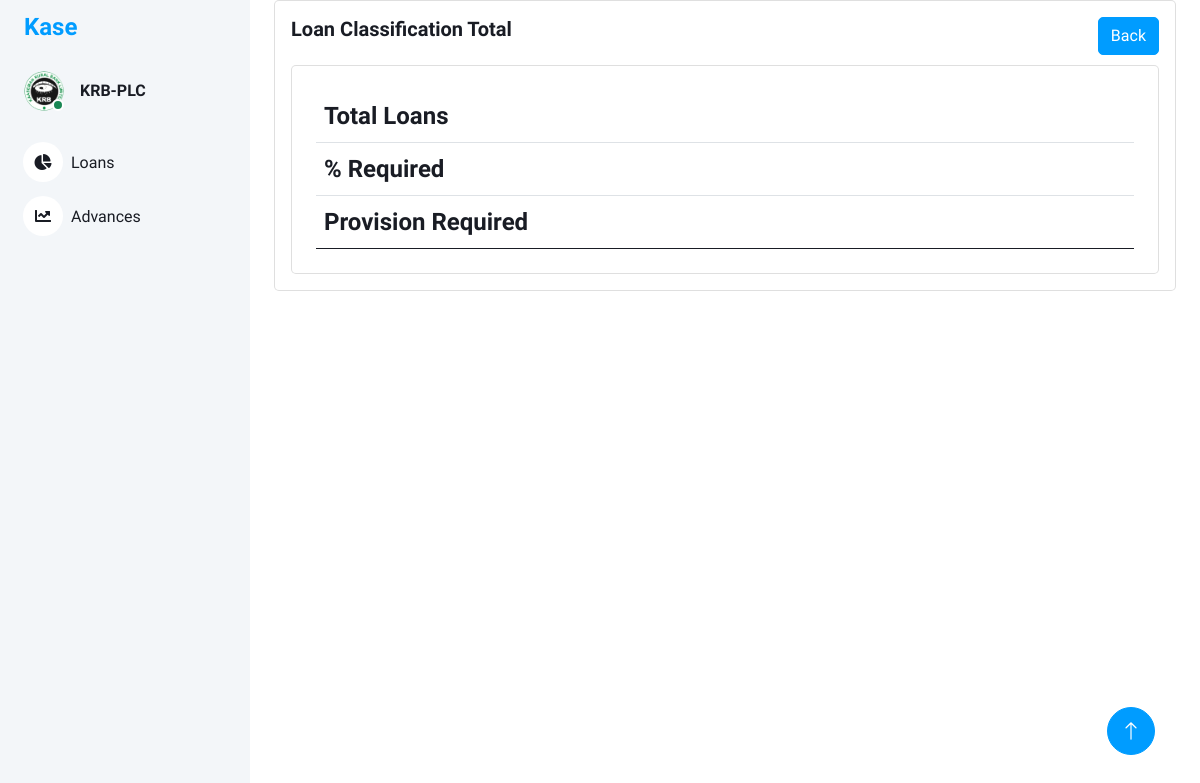
/loan_classification_total/6, run on an earlier commit of the app's database.
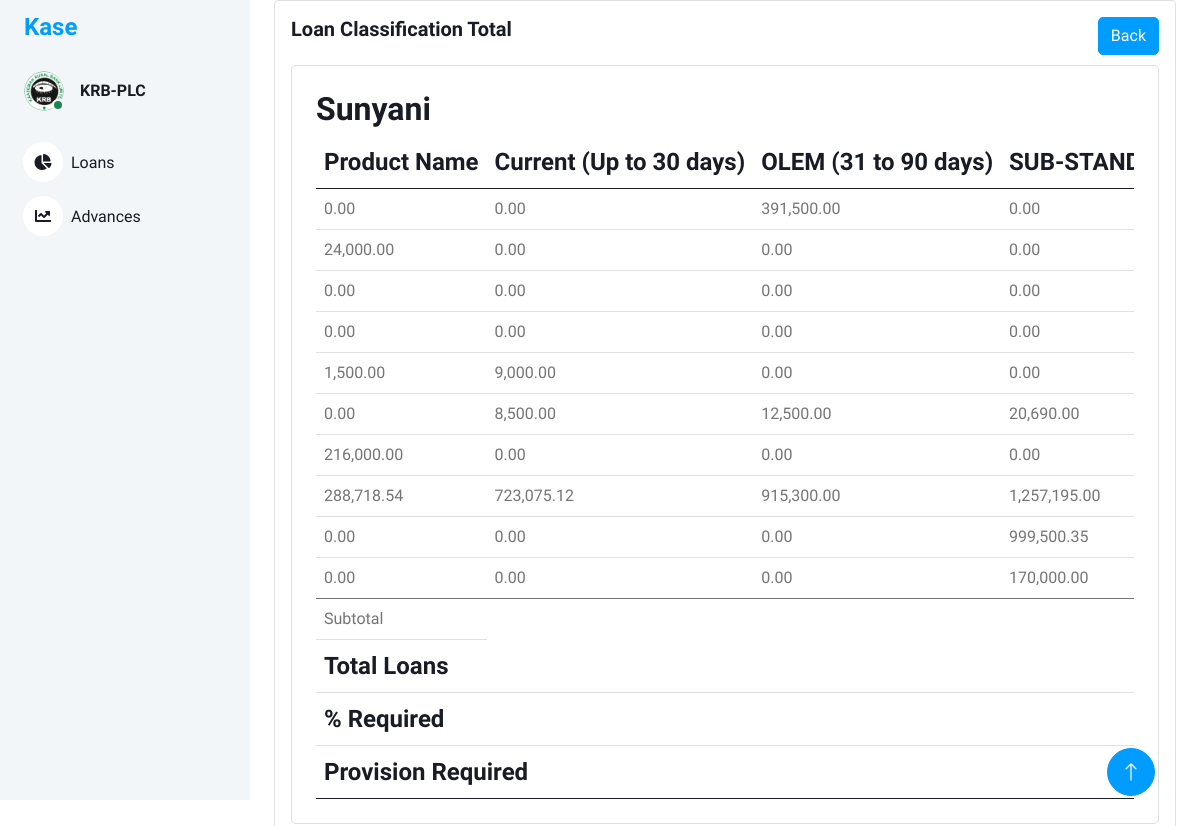
And on a later commit of the database.
### models/loan_classification_files.py (models this page shows, shortened)
class LoanClassificationFiles(db.Model):
    id = db.Column(db.Integer, primary_key=True)
    branch_name = db.Column(db.String(100), nullable=False)
    loan_class_id = db.Column(db.String(100), nullable=True)
    filename = db.Column(db.String(100), nullable=True)

### models/loan_classification_items.py (models this page shows, shortened)
class LoanClassificationItems(db.Model):
    id = db.Column(db.Integer, primary_key=True)
    loan_class_file_id = db.Column(db.String(100), nullable=False)
    arrangement = db.Column(db.String(100), nullable=True)
    application_id = db.Column(db.String(100), nullable=True)
    company_branch = db.Column(db.String(100), nullable=True)
    account = db.Column(db.String(100), nullable=True)
    officer = db.Column(db.String(100), nullable=True)
    product_name = db.Column(db.String(100), nullable=True)
    customer = db.Column(db.String(100), nullable=True)
    customer_name = db.Column(db.String(100), nullable=True)
    opening_date = db.Column(db.String(100), nullable=True)
    first_pay_date = db.Column(db.String(100), nullable=True)
    maturity_date = db.Column(db.String(100), nullable=True)
    term = db.Column(db.String(100), nullable=True)
    ccy = db.Column(db.String(100), nullable=True)
    commitment = db.Column(db.String(100), nullable=True)
    principal = db.Column(db.String(100), nullable=True)
    due_date = db.Column(db.String(100), nullable=True)
    overdue = db.Column(db.String(100), nullable=True)
    resch_id = db.Column(db.String(100), nullable=True)
    status = db.Column(db.String(100), nullable=True)

### views/loan_classification.py (the view)
@bp.route('/loan_classification_total/<int:id>')
def loan_classification_total(id):
    loan_classification_uploads = LoanClassificationFiles.query.filter_by(loan_class_id=id).all()
    branches_data = {}  # Dictionary to store all branches data
    default_classifications = {
        'Current (Up to 30 days)': {'Commitment': 0.00, 'Principal': 0.00, 'Count': 0},
        'OLEM (31 to 90 days)': {'Commitment': 0.00, 'Principal': 0.00, 'Count': 0},
        'SUB-STAND (91 to 180 days)': {'Commitment': 0.00, 'Principal': 0.00, 'Count': 0},
        'DOUTFUL (181 to 360 days)': {'Commitment': 0.00, 'Principal': 0.00, 'Count': 0},
        'LOSS (Over 360 days)': {'Commitment': 0.00, 'Principal': 0.00, 'Count': 0}
    }
    for classification in loan_classification_uploads:
        branch_name = classification.branch_name
        if branch_name not in branches_data:
            branches_data[branch_name] = {}
        loan_classification_items = LoanClassificationItems.query.filter_by(loan_class_file_id=classification.id).all()
        for item in loan_classification_items:
            product_name = item.product_name
            if item.opening_date is None:
                continue
            loan_classification = classify_loan(item.opening_date)
            if product_name not in branches_data[branch_name]:
                branches_data[branch_name][product_name] = deepcopy(default_classifications)
            branches_data[branch_name][product_name][loan_classification]['Commitment'] += float(item.commitment.replace(',', ''))
            branches_data[branch_name][product_name][loan_classification]['Principal'] += float(item.principal.replace(',', ''))
            branches_data[branch_name][product_name][loan_classification]['Count'] += 1
            branches_data[branch_name][product_name][loan_classification]['Commitment'] = round(branches_data[branch_name][product_name][loan_classification]['Commitment'], 2)
            branches_data[branch_name][product_name][loan_classification]['Principal'] = round(branches_data[branch_name][product_name][loan_classification]['Principal'], 2)
    return render_template('loan_classification_total.html', branches_data=branches_data,id=id)

### views/loan_classification.py (called while the page is built)
def classify_loan(opening_date_str):
    from datetime import datetime  # Make sure you've imported datetime here
    opening_date = datetime.strptime(opening_date_str, '%d-%b-%y').date()
    days_outstanding = (date.today() - opening_date).days
    if days_outstanding <= 30:
        return 'Current (Up to 30 days)'
    elif 31 <= days_outstanding <= 90:
        return 'OLEM (31 to 90 days)'
    elif 91 <= days_outstanding <= 180:
        return 'SUB-STAND (91 to 180 days)'
    elif 181 <= days_outstanding <= 360:
        return 'DOUTFUL (181 to 360 days)'
    else:
        return 'LOSS (Over 360 days)'   # Adjusted key here

### templates/loan_classification_total.html (shortened to what this page needs)
<!DOCTYPE html>
<html lang="en">
<head>
    <link href="https://cdnjs.cloudflare.com/ajax/libs/font-awesome/5.10.0/css/all.min.css" rel="stylesheet">
    <link href="https://cdn.jsdelivr.net/npm/bootstrap-icons@1.4.1/font/bootstrap-icons.css" rel="stylesheet">
    <link href="{{ url_for('static', filename='lib/owlcarousel/assets/owl.carousel.min.css') }}" rel="stylesheet">
    <link href="{{ url_for('static', filename='lib/tempusdominus/css/tempusdominus-bootstrap-4.min.css') }}"
        rel="stylesheet" />
    <link href="{{ url_for('static',filename='css/bootstrap.min.css') }}" rel="stylesheet">
    <link href="{{ url_for('static', filename='css/style.css') }}" rel="stylesheet">
</head>
<body>
    <div class="container-xxl position-relative bg-white d-flex p-0">
        <div class="sidebar pe-4 pb-3">
            <nav class="navbar bg-light navbar-light">
                <a href="{{ url_for('main.index') }}" class="navbar-brand mx-4 mb-3">
                    <h4 class="text-primary">Kase</h4>
                </a>
                <div class="d-flex align-items-center ms-4 mb-4">
                    <div class="position-relative">
                        <img class="rounded-circle" src="{{ url_for('static',filename='img/krblogoBig.png') }}" alt=""
                            style="width: 40px; height: 40px;">
                        <div
                            class="bg-success rounded-circle border border-2 border-white position-absolute end-0 bottom-0 p-1">
                        </div>
                    </div>
                    <div class="ms-3">
                        <h6 class="mb-0">KRB-PLC</h6>
                    </div>
                </div>
                <div class="navbar-nav w-100">
                    <a href="{{ url_for('main.index') }}" class="nav-item nav-link"><i
                            class="fa fa-chart-pie me-2"></i>Loans
                    </a>
                    <a href="{{ url_for('returns.returns') }}" class="nav-item nav-link"><i
                            class="fa fa-chart-line me-2"></i>Advances</a>
                </div>
            </nav>
        </div>
        <div class="content">
            <div class="container-fluid">
                <div class="container-fluid">
                    <div class="card">
                        <div class="card-body">
                            <div class="d-flex justify-content-between">
                                <div>
                                    <h5 class="card-title fw-semibold mb-4">Loan Classification Total</h5>
                                </div>
                                <div>
                                    <a href="{{ url_for('loan_classification.loan_classification_uploads', id=id )}}" class="btn btn-primary">Back</a>
                                </div>
                            </div>
                            <div class="card w-100">
                                <div class="card-body p-4">
                                    {% for branch_name, products in branches_data.items() %}
                                    <h2>{{ branch_name }}</h2>
                                    <div class="table-responsive">
                                    <table class="table text-nowrap mb-0 align-middle" >
                                        <thead class="text-dark fs-4">
                                            <tr>
                                                <th>Product Name</th>
                                                <th>Current (Up to 30 days)</th>
                                                <th>OLEM (31 to 90 days)</th>
                                                <th>SUB-STAND (91 to 180 days)</th>
                                            </tr>
                                        </thead>
                                        <tbody>
                                            {% for product_name, classifications in products.items() %}
                                                <tr>
                                                    <td>{{ "{:,.2f}".format(classifications['Current (Up to 30 days)']['Commitment']) }}</td>
                                                    <td>{{ "{:,.2f}".format(classifications['OLEM (31 to 90 days)']['Commitment']) }}</td>
                                                    <td>{{ "{:,.2f}".format(classifications['SUB-STAND (91 to 180 days)']['Commitment']) }}</td>
                                                    <td>{{ "{:,.2f}".format(classifications['DOUTFUL (181 to 360 days)']['Commitment']) }}</td>
                                                </tr>
                                            {% endfor %}
                                        </tbody>
                                        <tfoot>
                                            <tr>
                                                <td>Subtotal</td>
                                            </tr>
                                        </tfoot>
                                    </table>
                                </div>
                                {% endfor %}
                                <div class="table-responsive">
                                    <table class="table text-nowrap mb-0 align-middle">
                                        <thead class="text-dark fs-4">
                                            <tr>
                                                <th>Total Loans</th>
                                            </tr>
                                            <tr>
                                                <th>% Required</th>
                                            </tr>
                                            <tr>
                                                <th>Provision Required</th>
                                            </tr>
                                        </thead>
                                    </table>
                                </div>
                                </div>
                            </div>
                        </div>
                    </div>
                </div>
            </div>
            <a href="#" class="btn btn-lg btn-primary btn-lg-square back-to-top"><i class="bi bi-arrow-up"></i></a>
        </div>
    </div>
</body>
</html>

### static/css/style.css (style rules this page uses)
:root { --primary: #009CFF; --light: #F3F6F9; --dark: #191C24; }
.back-to-top { position: fixed; display: none; right: 45px; bottom: 45px; z-index: 99; }
.btn { transition: .5s; }
.btn.btn-primary { color: #FFFFFF; }
.btn-lg-square { width: 48px; height: 48px; }
.btn-square, .btn-sm-square, .btn-lg-square { padding: 0; display: inline-flex; align-items: center; justify-content: center; font-weight: normal; border-radius: 50px; }
.sidebar { position: fixed; top: 0; left: 0; bottom: 0; width: 250px; height: 100vh; overflow-y: auto; background: var(--light); transition: 0.5s; z-index: 999; }
.content { margin-left: 250px; min-height: 100vh; background: #FFFFFF; transition: 0.5s; }
@media (min-width: 992px) { .sidebar { margin-left: 0; } }
@media (min-width: 992px) { .content { width: calc(100% - 250px); } }
.sidebar .navbar .navbar-nav .nav-link { padding: 7px 20px; color: var(--dark); font-weight: 500; border-left: 3px solid var(--light); border-radius: 0 30px 30px 0; outline: none; }
.sidebar .navbar .navbar-nav .nav-link i { width: 40px; height: 40px; display: inline-flex; align-items: center; justify-content: center; background: #FFFFFF; border-radius: 40px; }

What changed in the data, as far as the page shows it:
added LoanClassificationFiles: branch_name "Sunyani", classifications "0.00" "0.00", classifications "0.00" "0.00", classifications "0.00" "0.00", classifications "999,500.35" "170,000.00"
added LoanClassificationItems: classifications "0.00", classifications "391,500.00"
added LoanClassificationItems: classifications "24,000.00", classifications "0.00"
added LoanClassificationItems: classifications "0.00"
added LoanClassificationItems: classifications "0.00"
added LoanClassificationItems: classifications "1,500.00", classifications "9,000.00", classifications "0.00"
added LoanClassificationItems: classifications "0.00", classifications "8,500.00", classifications "12,500.00", classifications "20,690.00"
added LoanClassificationItems: classifications "216,000.00", classifications "0.00"
added LoanClassificationItems: classifications "288,718.54", classifications "723,075.12", classifications "915,300.00", classifications "1,257,195.00"
